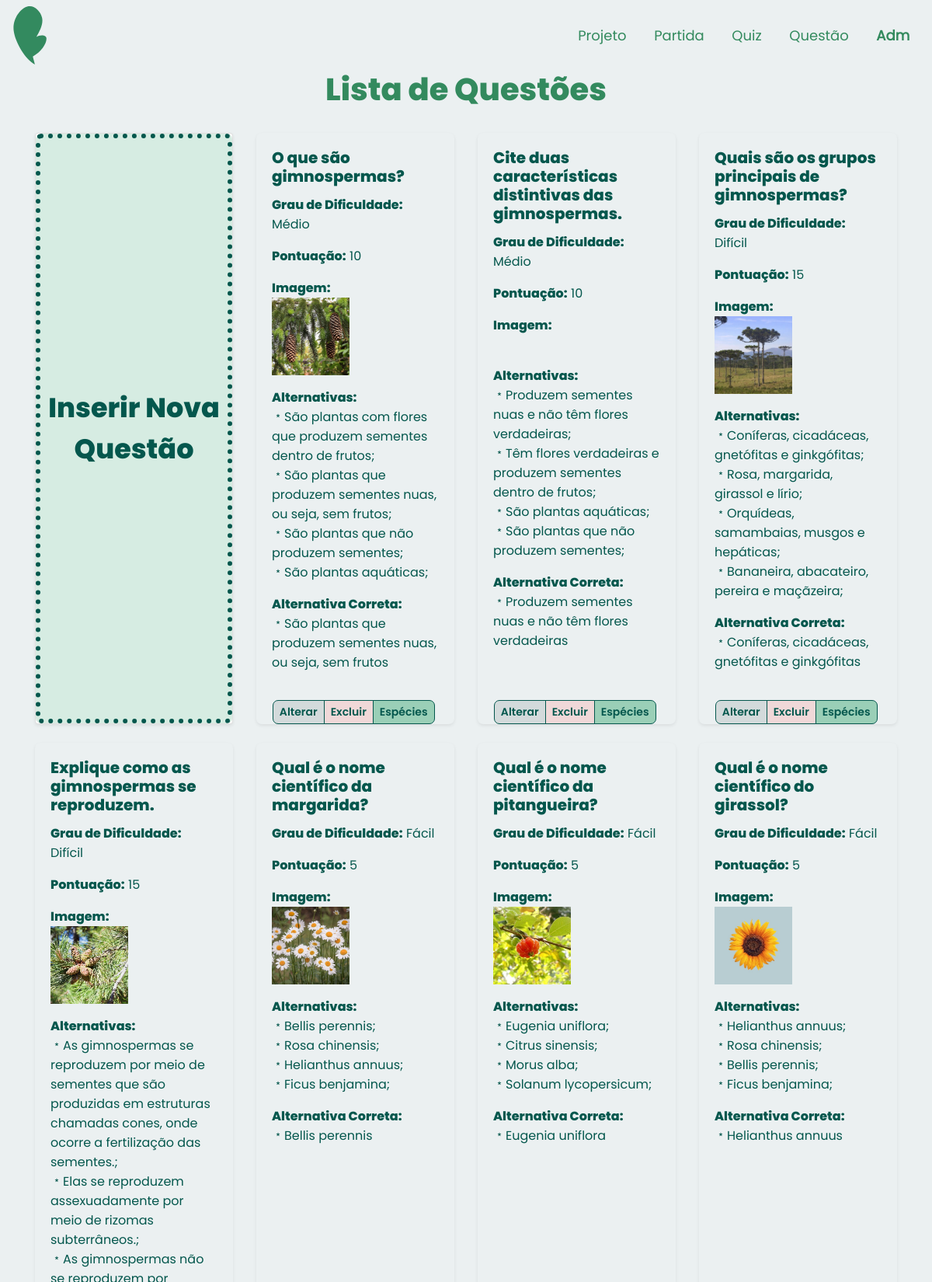
The app's page /app/controllers/QuestaoController.php?action=list (upper part) with its own data.
### tables this page shows
CREATE TABLE IF NOT EXISTS `questao` (
  `idQuestao` INT NOT NULL AUTO_INCREMENT,
  `descricaoQ` VARCHAR(200) NOT NULL,
  `grauDificuldade` ENUM("facil", "medio", "dificil") NOT NULL,
  `pontuacao` INT NOT NULL,
  `imagem` VARCHAR(255) NULL,
  PRIMARY KEY (`idQuestao`));

CREATE TABLE IF NOT EXISTS `alternativa` (
  `idAlternativa` INT NOT NULL AUTO_INCREMENT,
  `descricaoAlternativa` VARCHAR(200) NOT NULL,
  `alternativaCerta` TINYINT NOT NULL,
  `idQuestao` INT NOT NULL,
  PRIMARY KEY (`idAlternativa`),
  CONSTRAINT `fk_alternativa_questao1`
    FOREIGN KEY (`idQuestao`)
    REFERENCES `questao` (`idQuestao`)
    ON DELETE NO ACTION
    ON UPDATE NO ACTION);

### app/controllers/QuestaoController.php (called while the page is built, shortened)
<?php
require_once(__DIR__ . "/../controllers/Controller.php");
require_once(__DIR__ . "/../dao/QuestaoDAO.php");
require_once(__DIR__ . "/../service/QuestaoService.php");
require_once(__DIR__ . "/../models/QuestaoModel.php");
require_once(__DIR__ . "/../models/AlternativaModel.php");
require_once(__DIR__ . "/../dao/AlternativaDAO.php");
class QuestaoController extends Controller
{
    private QuestaoDAO $questaoDao;
    private AlternativaDAO $alternativaDao;
    public function __construct()
    {
        $this->questaoDao = new QuestaoDAO();
        $this->alternativaDao = new AlternativaDAO();
        $this->handleAction();
    }
    protected function list(string $msgErro = "", string $msgSucesso = "")
    {
        $questoes = $this->questaoDao->list();
        foreach ($questoes as $questao) {
            $listaAlt = $this->alternativaDao->findAllByQuestao($questao->getIdQuestao());
        }
        $dados["lista"] = $questoes;
        $this->loadView("questao/listQuestao.php", $dados, $msgErro, $msgSucesso);
    }
}
$questaoCont = new QuestaoController();

### app/dao/QuestaoDAO.php (called while the page is built, shortened)
<?php
include_once(__DIR__ . "/../models/QuestaoModel.php");
class QuestaoDAO
{
    public function list()
    {
        $conn = Connection::getConn();
        $sql = "SELECT * FROM questao q ORDER BY q.idQuestao";
        $stm = $conn->prepare($sql);
        $stm->execute();
        $result = $stm->fetchAll();
        return $this->mapQuestoes($result);
    }
    private function mapQuestoes($result)
    {
        $questoes = array();
        foreach ($result as $reg) {
            $questao = new Questao();
            $questao->setIdQuestao($reg['idQuestao']);
            $questao->setDescricaoQ($reg['descricaoQ']);
            $questao->setGrauDificuldade($reg['grauDificuldade']);
            $questao->setPontuacao($reg['pontuacao']);
            $questao->setImagem($reg['imagem']);
            array_push($questoes, $questao);
        }
        return $questoes;
    }
}

### app/models/AlternativaModel.php (called while the page is built, shortened)
<?php
class Alternativa
{
    private $descricaoAlternativa;
    private $alternativaCerta;
    public function getDescricaoAlternativa()
    {
        return $this->descricaoAlternativa;
    }
    public function setDescricaoAlternativa($descricaoAlternativa)
    {
        $this->descricaoAlternativa = $descricaoAlternativa;
        return $this;
    }
    public function getAlternativaCerta()
    {
        return $this->alternativaCerta;
    }
    public function setAlternativaCerta($alternativaCerta)
    {
        $this->alternativaCerta = $alternativaCerta;
        return $this;
    }
}

### app/dao/AlternativaDAO.php (called while the page is built, shortened)
<?php
include_once(__DIR__ . "/../models/AlternativaModel.php");
class AlternativaDAO
{
    public function findAllByQuestao($idQuestao)
    {
        $conn = Connection::getConn();
        $sql = "SELECT * FROM alternativa WHERE idQuestao = :idQuestao ORDER BY idAlternativa";
        $stm = $conn->prepare($sql);
        $stm->bindValue("idQuestao", $idQuestao);
        $stm->execute();
        $result = $stm->fetchAll(PDO::FETCH_ASSOC);
        return $this->mapAlternativas($result);
    }
    private function mapAlternativas($result)
    {
        $alternativas = array();
        foreach ($result as $reg) {
            $alt = new Alternativa();
            $alt->setIdAlternativa($reg['idAlternativa']);
            $alt->setDescricaoAlternativa($reg['descricaoAlternativa']);
            $alt->setAlternativaCerta($reg['alternativaCerta']);
            array_push($alternativas, $alt);
        }
        return $alternativas;
    }
}

### app/views/questao/listQuestao.php (the view, shortened to what this page needs)
<!DOCTYPE html>
<html lang="en">
<head>
    <?php require_once(__DIR__ . "/../../bootstrap/header.php"); ?>
    <link rel="stylesheet" href="<?php echo BASEURL; ?>/views/css/list.css">
</head>
<body>
    <?php require_once(__DIR__ . "/../../bootstrap/navADMMeninas.php"); ?>
    <h1 class="tituloPagina text-center">Lista de Questões</h1>
    <br>
    <div class="container">
        <div class="row">
            <div class="col-md-3 col-sm-6 d-flex align-items-stretch">
                <div class="card mb-4 shadow-sm  w-100 min-vh-25 ">
                    <div class="card-body">
                        <a class="btn btn-success btn-block h-100 d-flex justify-content-center align-items-center botaoEspecifico" href="<?= BASEURL ?>/controllers/QuestaoController.php?action=create">
                            <span class="nomeBotaoEspecifico">Inserir Nova Questão</span>
                        </a>
                    </div>
                </div>
            </div>
            <?php foreach ($dados['lista'] as $questao) : ?>
                <div class="col-md-3 col-sm-6 d-flex align-items-stretch">
                    <div class="card mb-4 shadow-sm w-100 min-vh-25 cardInserido">
                        <div class="card-body ">
                            <h5 class="card-title nomeCard"><?= $questao->getDescricaoQ(); ?></h5>
                            <p>
                                <span class="nomeAtributo labelQuestao">Grau de Dificuldade:</span>
                                <span class="dadoAtributo"><?= $questao->getGrauDificuldadeTexto(); ?></span>
                            </p>
                            <p>
                                <span class="nomeAtributo labelQuestao">Pontuação:</span>
                                <span class="dadoAtributo"><?= $questao->getPontuacao(); ?></span>
                            </p>
                            <p>
                                <span class="nomeAtributo labelQuestao">Imagem:<br></span>
                                <img src="<?= BASEURL_ARQUIVOS . "/" . $questao->getImagem(); ?>" class="imagemQuestao" alt="" width="100px">
                            </p>
                            <p>
                                <span class="nomeAtributo labelQuestao">Alternativas:<br></span>
                                <span class="dadoAtributo"><?= $questao->getAlternativasTextoTratada(); ?></span>
                            </p>
                            <p>
                                <span class="nomeAtributo labelQuestao">Alternativa Correta:<br></span>
                                <span class="dadoAtributo"><?= $questao->getAlternativaCertaTextoTratada(); ?></span>
                            </p>
                        </div>
                        <div class="d-flex justify-content-between align-items-center">
                            <div class="btn-group">
                                <a href="<?= BASEURL ?>/controllers/QuestaoController.php?action=edit&id=<?= $questao->getIdQuestao() ?>" class="btn btn-sm btn-secondary botaoAlterar">Alterar</a>
                                <a href="<?= BASEURL ?>/controllers/QuestaoController.php?action=delete&id=<?= $questao->getIdQuestao() ?>" class="btn btn-sm btn-secondary botaoExcluir" onclick="return confirm('Tem certeza que deseja excluir esta questão?')">Excluir</a>
                                <a href="<?= BASEURL ?>/controllers/QuestaoEspecieController.php?action=create&id=<?= $questao->getIdQuestao() ?>" class="btn btn-sm btn-success botaoEspecies">Espécies</a>
                            </div>
                        </div>
                    </div>
                </div>
            <?php endforeach; ?>
        </div>
    </div>
</body>
</html>

### app/controllers/Controller.php (shortened to what this page needs)
<?php
class Controller
{
    protected function handleAction()
    {
        $action = NULL;
        if (isset($_GET['action']))
            $action = $_GET['action'];
        $this->callAction($action);
    }
    protected function callAction($methodName)
    {
        $methodNoAction = "noAction";
        if ($methodName && method_exists($this, $methodName))
            $this->$methodName();
        elseif (method_exists($this, $methodNoAction))
            $this->$methodNoAction();
        else {
            throw new BadFunctionCallException("Ação não implementada");
        }
    }
    protected function loadView(string $path, array $dados, string $msgErro = "", string $msgSucesso = "")
    {
        $caminho = __DIR__ . "/../views/" . $path;
        if (file_exists($caminho)) {
            require $caminho;
        } else {
            echo "Erro ao carrega a view solicitada<br>";
            echo "Caminho: " . $caminho;
        }
    }
}

### app/bootstrap/header.php (shortened to what this page needs)
<link rel="stylesheet" href="https://stackpath.bootstrapcdn.com/bootstrap/4.1.3/css/bootstrap.min.css">
<link rel="stylesheet" href="<?php echo BASEURL; ?>/views/css/cabecalho.css">

### app/bootstrap/navADMMeninas.php (shortened to what this page needs)
<div class="col-xs-12" id="nav-container">
    <div id="itensmenu">
        <nav class="navbar navbar-expand-lg " id="menu">
            <a href="<?php echo BASEURL; ?>/views/projetoADM.php" class="nav-brand">
                <div class="row justify-content-md-left">
                    <div id="imgmenu">
                        <img class="img-responsive" src="../public/logo-green.svg" id="logo">
                    </div>
                </div>
            </a>
            <div class="collapse navbar-collapse justify-content-end" id="navbar-links">
                <div class="navbar-nav">
                    <a class="nav-item nav-link" id="projeto-menu" href="../views/projeto.php">Projeto</a>
                    <a class="nav-item nav-link" id="projeto-menu" href="../controllers/PartidaController.php?action=list">Partida</a>
                    <a class="nav-item nav-link" id="mapa-menu" href="../controllers/QuizController.php?action=list">Quiz</a>
                    <a class="nav-item nav-link" id="mapa-menu" href="../controllers/QuestaoController.php?action=list">Questão</a>
                    <a class="nav-item nav-link" id="botaoentrar" href="../views/users/login.php"> Adm </a>
                </div>
            </div>
        </nav>
    </div>
</div>

### app/models/QuestaoModel.php (shortened to what this page needs)
<?php
class Questao
{
    private $idQuestao;
    private $descricaoQ;
    private $grauDificuldade;
    private $pontuacao;
    private $imagem;
    private $alternativas;
    public function getIdQuestao()
    {
        return $this->idQuestao;
    }
    public function setIdQuestao($idQuestao)
    {
        $this->idQuestao = $idQuestao;
        return $this;
    }
    public function getDescricaoQ()
    {
        return $this->descricaoQ;
    }
    public function setDescricaoQ($descricaoQ)
    {
        $this->descricaoQ = $descricaoQ;
        return $this;
    }
    public function getGrauDificuldadeTexto()
    {
        $grau = '';
        if ($this->grauDificuldade == 'facil')
            $grau = 'Fácil';
        elseif ($this->grauDificuldade == 'medio')
            $grau = 'Médio';
        elseif ($this->grauDificuldade == 'dificil')
            $grau = 'Difícil';
        return $grau;
    }
    public function setGrauDificuldade($grauDificuldade)
    {
        $this->grauDificuldade = $grauDificuldade;
        return $this;
    }
    public function getPontuacao()
    {
        return $this->pontuacao;
    }
    public function setPontuacao($pontuacao)
    {
        $this->pontuacao = $pontuacao;
        return $this;
    }
    public function getImagem()
    {
        return $this->imagem;
    }
    public function setImagem($imagem)
    {
        $this->imagem = $imagem;
        return $this;
    }
    public function getAlternativas()
    {
        return $this->alternativas;
    }
    public function setAlternativas($alternativas)
    {
        $this->alternativas = $alternativas;
        return $this;
    }
    public function getAlternativasTextoTratada()
    {
        $textoAlternativas = "";
        $icone = "﹡";
        foreach ($this->alternativas as $alternativa) {
            $textoAlternativas .= $icone . $alternativa->getDescricaoAlternativa() . ";<br>";
        }
        $textoAlternativas = rtrim($textoAlternativas, "; ");
        return $textoAlternativas;
    }
    public function getAlternativaCertaTextoTratada()
    {
        $alternativas = $this->getAlternativas();
        $icone = "﹡";
        foreach ($alternativas as $alternativa) {
            if ($alternativa->getAlternativaCerta() == 1) {
                return $icone . $alternativa->getDescricaoAlternativa();
            }
        }
        return "Nenhuma alternativa correta definida.";
    }
}

### app/views/css/cabecalho.css (style rules this page uses)
:root { --principal: #338a5f; --verdao: #04574d; --branco: #ebf0f1; --branquinho: #ebf0f14b; --destaque: #f58c95; --rosinha: #f0b6bc; --cinza: #586660; --cinzinha: #d3dadb; width: 100%; height: 100%; font-family: Poppins-regular, Roboto; }
#logo { content: url('../../public/logo-green.svg'); width: 75px; }
#nav-container { padding-top: 0; padding-bottom: 0; margin-top: 0%; }
.img-responsive { width: 130px; }
#botaoentrar { font-weight: 700; cursor: pointer; }
#navbar-links a { color: var(--principal); cursor: pointer; height: min-content; font-family: Poppins-regular; margin-left: 10px; font-size: 18px; padding: 1rem .8rem; text-align: right; }

### app/views/css/list.css (style rules this page uses)
:root { --principal: hsl(150, 46%, 37%); --verdao: #04574d; --verdinho: #9acfb7; --branco: #ebf0f1; --branquinho: #ebf0f14b; --destaque: #f58c95; --rosinha: #f0b6bc; --cinza: #586660; --cinzinha: #d3dadb; width: 100%; height: 100%; font-family: Poppins-regular, Roboto; }
.tituloPagina { font-weight: 600; color: var(--principal); font-family: "Poppins"; }
.nomeCard { font-weight: 900; color: var(--verdao); font-family: "Poppins"; }
.nomeAtributo { font-weight: 700; color: var(--verdao); font-family: "Poppins"; }
.dadoAtributo { font-weight: 500; color: var(--verdao); font-family: "Poppins-regular"; }
.nomeBotaoEspecifico { font-weight: 900; font-size: 35px; color: var(--verdao); font-family: "Poppins"; }
.cardInserido { border: none; background-color: var( --branco ); transition: background-color 0.9s ease; border-radius: 7px; }
.botaoEspecifico { position: absolute; top: 0; left: 0; width: 100%; height: 100%; background-color: rgba(154, 207, 183, 0.4); transition: background-color 0.8s ease, transform 0.8s ease; border: 6px dotted var(--verdao); border-radius: 7px; white-space: normal; display: flex; flex-direction: column; justify-content: center; align-items: center; padding: 10px; }
.botaoAlterar { left: 10%; background-color: var(--cinzinha); color: var(--verdao); border-radius: 7px; font-family: "Poppins-semibold"; border: 1px solid var(--verdao); }
.botaoExcluir { left: 10%; background-color: #f0d8d8; color: var(--verdao); border-radius: 7px; font-family: "Poppins-semibold"; border: 1px solid var(--verdao); }
.botaoEspecies { left: 10%; background-color: var(--verdinho); color: var(--verdao); border-radius: 7px; font-family: "Poppins-semibold"; border: 1px solid var(--verdao); }
body { background-color: var(--branco); }

### records on screen
questao: descricaoQ "O que são gimnospermas?", grauDificuldade "Médio", pontuacao "10", imagem (picture)
alternativa: descricaoAlternativa "São plantas com flores que produzem sementes dentro de frutos"
alternativa: descricaoAlternativa "São plantas que produzem sementes nuas, ou seja, sem frutos", descricaoAlternativa "﹡São plantas que produzem sementes nuas, ou seja, sem frutos"
alternativa: descricaoAlternativa "São plantas que não produzem sementes"
alternativa: descricaoAlternativa "São plantas aquáticas"
questao: descricaoQ "Cite duas características distintivas das gimnospermas.", grauDificuldade "Médio", pontuacao "10"
alternativa: descricaoAlternativa "Produzem sementes nuas e não têm flores verdadeiras", descricaoAlternativa "﹡Produzem sementes nuas e não têm flores verdadeiras"
alternativa: descricaoAlternativa "Têm flores verdadeiras e produzem sementes dentro de frutos"
alternativa: descricaoAlternativa "São plantas aquáticas"
alternativa: descricaoAlternativa "São plantas que não produzem sementes"
questao: descricaoQ "Quais são os grupos principais de gimnospermas?", grauDificuldade "Difícil", pontuacao "15", imagem (picture)
alternativa: descricaoAlternativa "Coníferas, cicadáceas, gnetófitas e ginkgófitas", descricaoAlternativa "﹡Coníferas, cicadáceas, gnetófitas e ginkgófitas"
alternativa: descricaoAlternativa "Rosa, margarida, girassol e lírio"
alternativa: descricaoAlternativa "Orquídeas, samambaias, musgos e hepáticas"
alternativa: descricaoAlternativa "Bananeira, abacateiro, pereira e maçãzeira"
questao: descricaoQ "Explique como as gimnospermas se reproduzem.", grauDificuldade "Difícil", pontuacao "15", imagem (picture)
alternativa: descricaoAlternativa "As gimnospermas se reproduzem por meio de sementes que são produzidas em estruturas chamadas cones, onde ocorre a fertilização das sementes."
alternativa: descricaoAlternativa "Elas se reproduzem assexuadamente por meio de rizomas subterrâneos."
questao: descricaoQ "Qual é o nome científico da margarida?", grauDificuldade "Fácil", pontuacao "5", imagem (picture)
alternativa: descricaoAlternativa "Bellis perennis", descricaoAlternativa "﹡Bellis perennis"
alternativa: descricaoAlternativa "Rosa chinensis"
alternativa: descricaoAlternativa "Helianthus annuus"
alternativa: descricaoAlternativa "Ficus benjamina"
questao: descricaoQ "Qual é o nome científico da pitangueira?", grauDificuldade "Fácil", pontuacao "5", imagem (picture)
alternativa: descricaoAlternativa "Eugenia uniflora", descricaoAlternativa "﹡Eugenia uniflora"
alternativa: descricaoAlternativa "Citrus sinensis"
alternativa: descricaoAlternativa "Morus alba"
alternativa: descricaoAlternativa "Solanum lycopersicum"
questao: descricaoQ "Qual é o nome científico do girassol?", grauDificuldade "Fácil", pontuacao "5", imagem (picture)
alternativa: descricaoAlternativa "Helianthus annuus", descricaoAlternativa "﹡Helianthus annuus"
alternativa: descricaoAlternativa "Rosa chinensis"
alternativa: descricaoAlternativa "Bellis perennis"
alternativa: descricaoAlternativa "Ficus benjamina"
